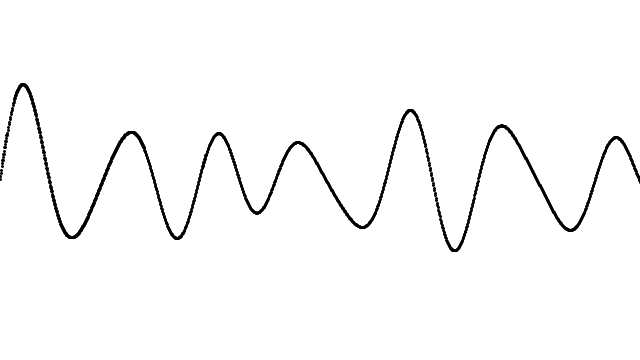
Frame 1 (no input)
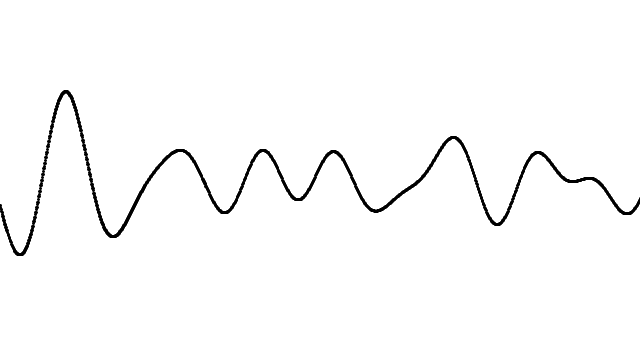
Frame 60 (the mouse pressed at the canvas centre just before this capture)
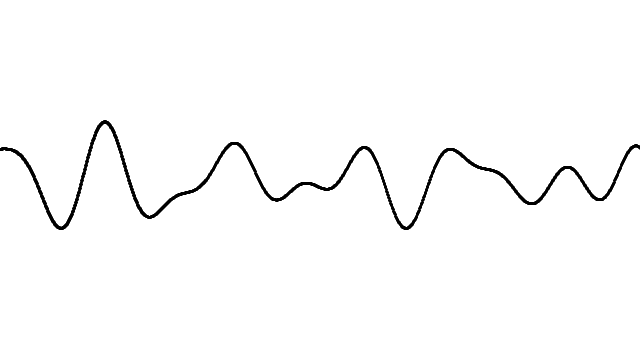
Frame 120 (the mouse held since frame 60 and released just before this capture)

The Processing sketch that drew these frames (run headless with seeded random() and noise(); from frame 60 on, the mouse is pressed at the canvas centre):

// Processing sketch: oscylacje
// ── oscylacje.pde
float x = 0;
float t = 0;
float y;
float amplitude = 6.0;
float frequency = 1.5;
void setup() {
  size(640, 360);
  strokeWeight(3);
  stroke(0);
}

void draw() {
  background(255);

  x = 0;
  while (x<5*PI) {
    y = sin(x * frequency);
    t = t + 0.0001;
    y = y + sin(x*frequency*2.1 + t)*4.5;
    y = y + sin(x*frequency*1.72 + t*1.121)*4.0;
    y = y + sin(x*frequency*2.221 + t*0.437)*5.0;
    y = y + sin(x*frequency*3.1122+ t*4.269)*2.5;
    y = y * amplitude;
    point(x*50, height*0.5 - y);
    x = x + 0.01;
  }
}
